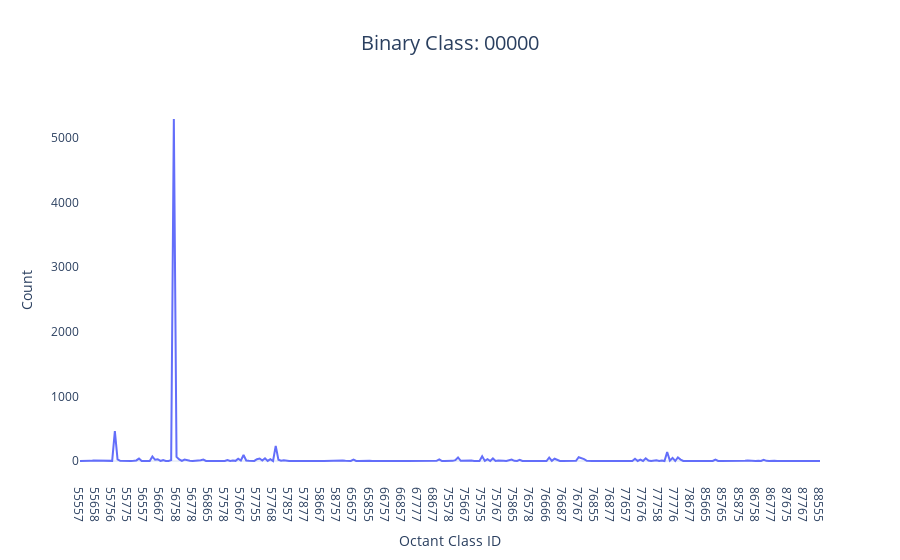
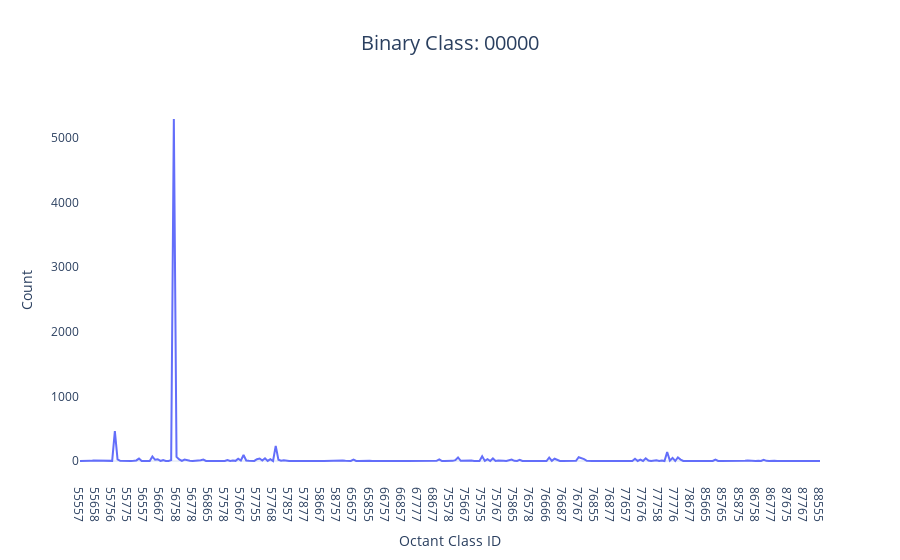

Here is the notebook cell these charts were saved with, in order:
### Code cell
PDB_SS.plot_count_vs_class_df(df, cls, theme="light")

### Figure 1 — Plotly figure (JSON) as saved in the notebook; plotly's stock layout.template omitted (floating-point values rounded to 4 significant figures; data arrays with more than 128 entries replaced by an {"elided": "..."} marker saying what was removed)
{"data": [{"hovertemplate": "Octant Class ID=%{x}<br>Count=%{y}<extra></extra>", "legendgroup": "", "line": {"color": "#636efa", "dash": "solid"}, "marker": {"symbol": "circle"}, "mode": "lines", "name": "", "orientation": "v", "showlegend": false, "type": "scatter", "x": {"elided": "277 str values"}, "xaxis": "x", "y": {"elided": "277 int values"}, "yaxis": "y"}], "layout": {"autosize": true, "legend": {"tracegroupgap": 0}, "showlegend": true, "title": {"font": {"size": 20}, "text": "Binary Class: 00000", "x": 0.5}, "xaxis": {"anchor": "y", "domain": [0, 1], "showgrid": false, "title": {"text": "Octant Class ID"}}, "yaxis": {"anchor": "x", "domain": [0, 1], "showgrid": false, "title": {"text": "Count"}}}}

### Figure 2 — Plotly figure (JSON) as saved in the notebook; plotly's stock layout.template omitted (floating-point values rounded to 4 significant figures; data arrays with more than 128 entries replaced by an {"elided": "..."} marker saying what was removed)
{"data": [{"hovertemplate": "Octant Class ID=%{x}<br>Count=%{y}<extra></extra>", "legendgroup": "", "line": {"color": "#636efa", "dash": "solid"}, "marker": {"symbol": "circle"}, "mode": "lines", "name": "", "orientation": "v", "showlegend": false, "type": "scatter", "x": {"elided": "277 str values"}, "xaxis": "x", "y": {"elided": "277 int values"}, "yaxis": "y"}], "layout": {"autosize": true, "legend": {"tracegroupgap": 0}, "showlegend": true, "title": {"font": {"size": 20}, "text": "Binary Class: 00000", "x": 0.5}, "xaxis": {"anchor": "y", "domain": [0, 1], "showgrid": false, "title": {"text": "Octant Class ID"}}, "yaxis": {"anchor": "x", "domain": [0, 1], "showgrid": false, "title": {"text": "Count"}}}}
